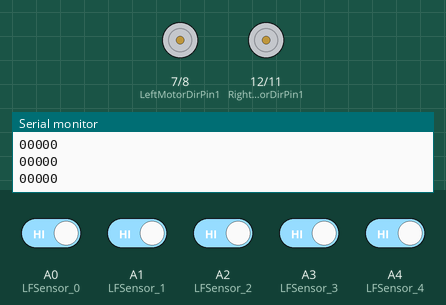
Simulated run of this sketch. Board: Arduino Uno, built with avr-gcc and run on an emulated ATmega328P. Parts: motor-driver pin pairs drawn as motors (green arrow = first pin HIGH = forward, orange = second pin HIGH = backward, longer = more drive, scaled by the enable pin), the last lines printed to the serial monitor. The test bench sets the inputs (shaded band); at power-on: A0 (LFSensor_0), A1 (LFSensor_1), A2 (LFSensor_2), A3 (LFSensor_3), A4 (LFSensor_4) HIGH.

Above: at 1.2 s.
1.3 s: A0 (LFSensor_0) driven LOW
At 1.7 s:
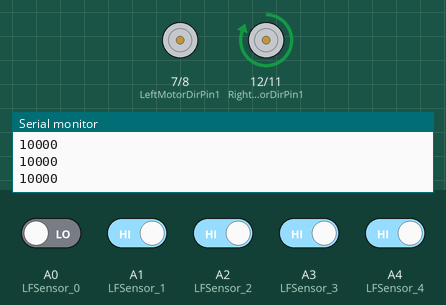
2.8 s: A2 (LFSensor_2) driven LOW
At 3.7 s:
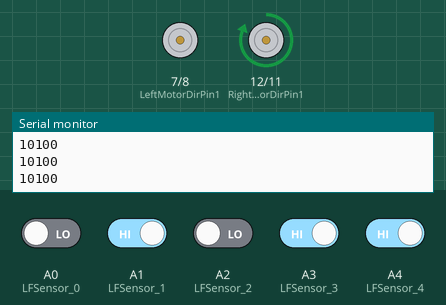
4.3 s: A2 (LFSensor_2) driven HIGH
6.1 s: A3 (LFSensor_3) driven LOW
At 7.3 s:
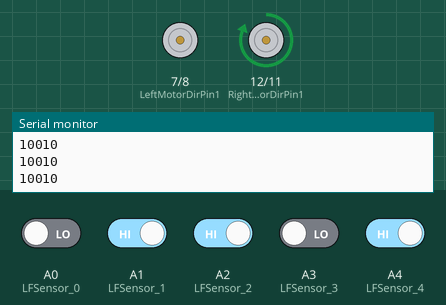
7.6 s: A0 (LFSensor_0) driven HIGH
At 8.4 s:
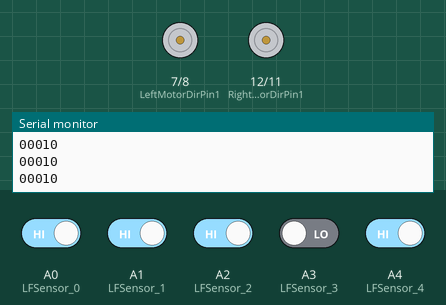
9.4 s: A0 (LFSensor_0) driven LOW
At 10.6 s:
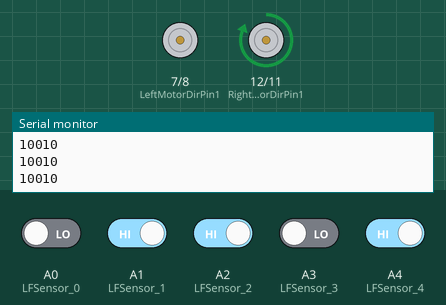
Timing chart, 0 to 11.9 s (numbered marks = the images above; inputs shaded):
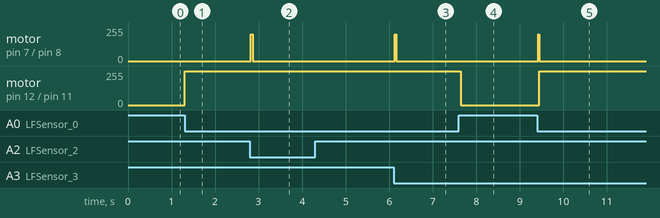

The sketch:

v2smartcar-lesson4B.ino
```cpp
#include <Arduino.h>
#define LFSensor_0 A0  //OLD D3
#define LFSensor_1 A1
#define LFSensor_2 A2
#define LFSensor_3 A3
#define LFSensor_4 A4  //OLD D10

#define FAST_SPEED 150
#define MID_SPEED 140
#define SLOW_SPEED 130        //back speed
#define speedPinR 13           //  RIGHT PWM pin connect MODEL-X ENA
#define RightMotorDirPin1 12  //Right Motor direction pin 1 to MODEL-X IN1
#define RightMotorDirPin2 11  //Right Motor direction pin 2 to MODEL-X IN2
#define speedPinL 6           // Left PWM pin connect MODEL-X ENB
#define LeftMotorDirPin1 7    //Left Motor direction pin 1 to MODEL-X IN3
#define LeftMotorDirPin2 8    //Left Motor direction pin 1 to MODEL-X IN4


/*motor control*/
void go_Advance()  //Forward
{
  digitalWrite(RightMotorDirPin1, HIGH);
  digitalWrite(RightMotorDirPin2, LOW);
  digitalWrite(LeftMotorDirPin1, HIGH);
  digitalWrite(LeftMotorDirPin2, LOW);
  analogWrite(speedPinL, 200);
  analogWrite(speedPinR, 200);
}
void go_Left()  //Turn left
{
  digitalWrite(RightMotorDirPin1, HIGH);
  digitalWrite(RightMotorDirPin2, LOW);
  digitalWrite(LeftMotorDirPin1, LOW);
  digitalWrite(LeftMotorDirPin2, HIGH);
  analogWrite(speedPinL, 200);
  analogWrite(speedPinR, 200);
}
void go_Right()  //Turn right
{
  digitalWrite(RightMotorDirPin1, LOW);
  digitalWrite(RightMotorDirPin2, HIGH);
  digitalWrite(LeftMotorDirPin1, HIGH);
  digitalWrite(LeftMotorDirPin2, LOW);
  analogWrite(speedPinL, 200);
  analogWrite(speedPinR, 200);
}
void go_Back()  //Reverse
{
  digitalWrite(RightMotorDirPin1, LOW);
  digitalWrite(RightMotorDirPin2, HIGH);
  digitalWrite(LeftMotorDirPin1, LOW);
  digitalWrite(LeftMotorDirPin2, HIGH);
  analogWrite(speedPinL, 200);
  analogWrite(speedPinR, 200);
}
void stop_Stop()  //Stop
{
  digitalWrite(RightMotorDirPin1, LOW);
  digitalWrite(RightMotorDirPin2, LOW);
  digitalWrite(LeftMotorDirPin1, LOW);
  digitalWrite(LeftMotorDirPin2, LOW);
}
/*set motor speed */
void set_Motorspeed(int speed_L, int speed_R) {
  analogWrite(speedPinL, speed_L);
  analogWrite(speedPinR, speed_R);
}


void setup() {

  pinMode(RightMotorDirPin1, OUTPUT);
  pinMode(RightMotorDirPin2, OUTPUT);
  pinMode(speedPinL, OUTPUT);

  pinMode(LeftMotorDirPin1, OUTPUT);
  pinMode(LeftMotorDirPin2, OUTPUT);
  pinMode(speedPinR, OUTPUT);
  stop_Stop();  //stop move

  Serial.begin(9600);  // initialize serial for debugging
}

boolean flag = false;
char sensor[5];
/*read sensor value string, 1 stands for black, 0 starnds for white, i.e 10000 means the first sensor(from left) detect black line, other 4 sensors detected white ground */
String read_sensor_values() {
  int sensorvalue = 32;
  sensor[0] = !digitalRead(LFSensor_0);

  sensor[1] = !digitalRead(LFSensor_1);

  sensor[2] = !digitalRead(LFSensor_2);

  sensor[3] = !digitalRead(LFSensor_3);

  sensor[4] = !digitalRead(LFSensor_4);
  sensorvalue += (sensor[0] * 16) + (sensor[1] * 8) + (sensor[2] * 4) + (sensor[3] * 2) + (sensor[4]);

  String senstr = String(sensorvalue, BIN);
  senstr = senstr.substring(1, 6);


  return senstr;
}

void auto_tracking() {
  String sensorval = read_sensor_values();
  Serial.println(sensorval);
  if (sensorval == "10000") {
    //The black line is in the left of the car, need  left turn
    go_Left();  //Turn left
    set_Motorspeed(FAST_SPEED, FAST_SPEED);
  }
  if (sensorval == "10100" || sensorval == "01000" || sensorval == "01100" || sensorval == "11100" || sensorval == "10010" || sensorval == "11010") {
    go_Advance();  //Turn slight left
    set_Motorspeed(0, FAST_SPEED);
  }
  if (sensorval == "00001" && 2==2) {  //The black line is  on the right of the car, need  right turn
    go_Right();                //Turn right
    set_Motorspeed(FAST_SPEED, FAST_SPEED);
  }
  if (sensorval == "00011" || sensorval == "00010" || sensorval == "00101" || sensorval == "00110" || sensorval == "00111" || sensorval == "01101" || sensorval == "01111" || sensorval == "01011" || sensorval == "01001") {
    go_Advance();  //Turn slight right
    set_Motorspeed(FAST_SPEED, 0);
  }

  if (sensorval == "11111") {
    stop_Stop();  //The car front touch stop line, need stop
    set_Motorspeed(0, 0);
  }
}

void loop() {
  auto_tracking();
}  //end of loop
```

Measured:
- after the input at 1.3 s, motor on pin 12 (RightMotorDirPin1) / pin 11 (RightMotorDirPin2): stopped → forward 255/255 at once
- after the input at 2.8 s, motor on pin 7 (LeftMotorDirPin1) / pin 8 (LeftMotorDirPin2): stopped → forward 200/255 at once, → stopped 0.04 s later
- after the input at 6.1 s, motor on pin 7 (LeftMotorDirPin1) / pin 8 (LeftMotorDirPin2): stopped → forward 200/255 at once, → stopped 0.04 s later
- after the input at 7.6 s, motor on pin 12 (RightMotorDirPin1) / pin 11 (RightMotorDirPin2): forward 255/255 → stopped after 0.05 s
- after the input at 9.4 s, motor on pin 7 (LeftMotorDirPin1) / pin 8 (LeftMotorDirPin2): stopped → forward 200/255 at once, → stopped 0.02 s later; motor on pin 12 (RightMotorDirPin1) / pin 11 (RightMotorDirPin2): stopped → forward 255/255 after 0.05 s
